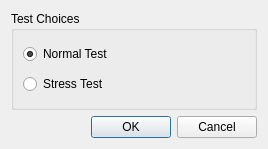
<?xml version="1.0" encoding="UTF-8"?>
<ui version="4.0">
 <class>ZTestOptionDialog</class>
 <widget class="QDialog" name="ZTestOptionDialog">
  <property name="geometry">
   <rect>
    <x>0</x>
    <y>0</y>
    <width>268</width>
    <height>149</height>
   </rect>
  </property>
  <property name="windowTitle">
   <string>Dialog</string>
  </property>
  <layout class="QVBoxLayout" name="verticalLayout_2">
   <item>
    <widget class="QGroupBox" name="groupBox">
     <property name="title">
      <string>Test Choices</string>
     </property>
     <layout class="QVBoxLayout" name="verticalLayout">
      <item>
       <widget class="QRadioButton" name="normalTestRadioButton">
        <property name="text">
         <string>Normal Test</string>
        </property>
        <property name="checked">
         <bool>true</bool>
        </property>
       </widget>
      </item>
      <item>
       <widget class="QRadioButton" name="stressTestRadioButton">
        <property name="text">
         <string>Stress Test</string>
        </property>
       </widget>
      </item>
     </layout>
     <zorder>stressTestRadioButton</zorder>
     <zorder>normalTestRadioButton</zorder>
    </widget>
   </item>
   <item>
    <widget class="QDialogButtonBox" name="buttonBox">
     <property name="orientation">
      <enum>Qt::Horizontal</enum>
     </property>
     <property name="standardButtons">
      <set>QDialogButtonBox::Cancel|QDialogButtonBox::Ok</set>
     </property>
    </widget>
   </item>
  </layout>
 </widget>
 <resources/>
 <connections>
  <connection>
   <sender>buttonBox</sender>
   <signal>accepted()</signal>
   <receiver>ZTestOptionDialog</receiver>
   <slot>accept()</slot>
   <hints>
    <hint type="sourcelabel">
     <x>248</x>
     <y>254</y>
    </hint>
    <hint type="destinationlabel">
     <x>157</x>
     <y>274</y>
    </hint>
   </hints>
  </connection>
  <connection>
   <sender>buttonBox</sender>
   <signal>rejected()</signal>
   <receiver>ZTestOptionDialog</receiver>
   <slot>reject()</slot>
   <hints>
    <hint type="sourcelabel">
     <x>316</x>
     <y>260</y>
    </hint>
    <hint type="destinationlabel">
     <x>286</x>
     <y>274</y>
    </hint>
   </hints>
  </connection>
 </connections>
</ui>
